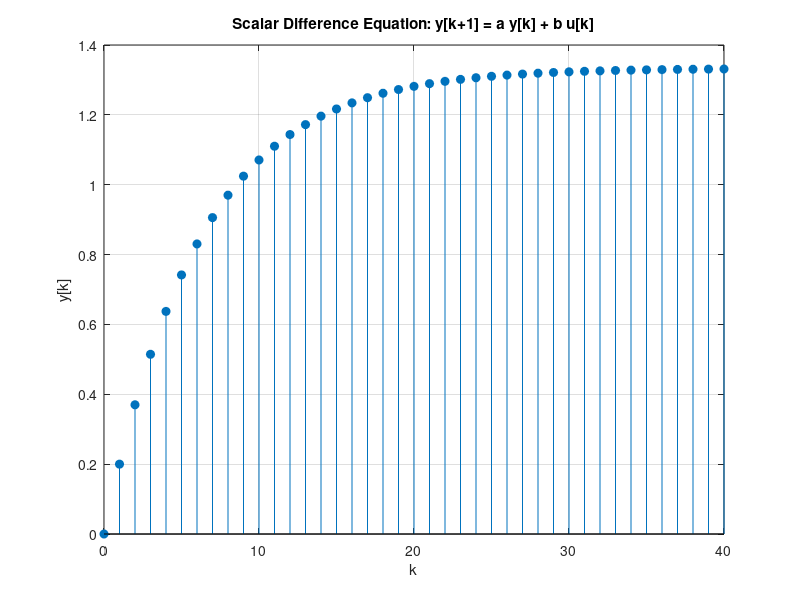
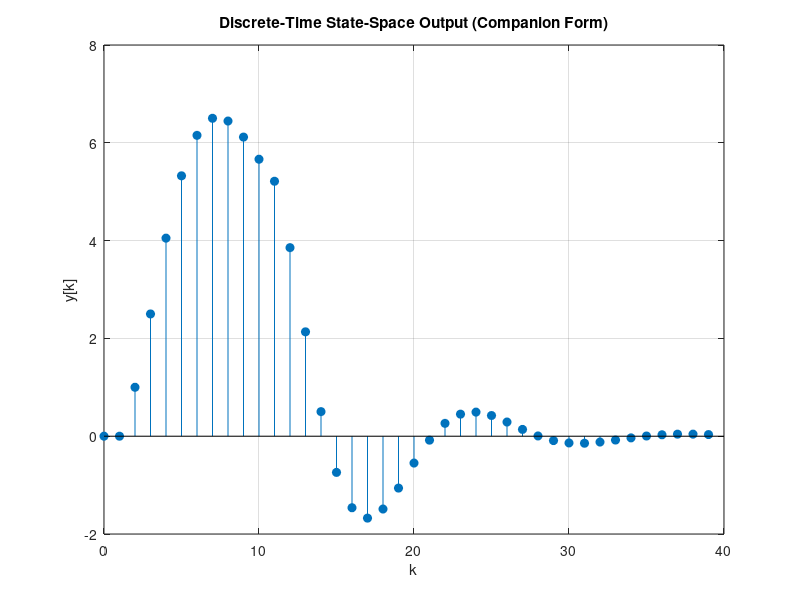

Write the MATLAB code that produced these figures, in order.
% Chapter16_Lesson2.m
% Difference Equations and Discrete-Time State-Space Models

clear; clc; close all;

%% Example 1: Scalar first-order difference equation
% y(k+1) = a*y(k) + b*u(k)
N = 40;
u1 = ones(1, N);
a = 0.85;
b = 0.2;
y = zeros(1, N+1);
y(1) = 0.0; % y(0)

for k = 1:N
    y(k+1) = a*y(k) + b*u1(k);
end

disp('Scalar recursion (first 10 samples, y(k))');
for k = 1:10
    fprintf('k=%2d, y=% .6f\n', k-1, y(k));
end

figure;
stem(0:N, y, 'filled');
grid on;
xlabel('k');
ylabel('y[k]');
title('Scalar Difference Equation: y[k+1] = a y[k] + b u[k]');

%% Example 2: Companion-form state-space
% y(k+2) - 1.5 y(k+1) + 0.7 y(k) = u(k)
% Let x(k) = [y(k+1); y(k)]
A = [1.5, -0.7;
     1.0,  0.0];
B = [1.0;
     0.0];
C = [0.0, 1.0];
D = 0.0;

u2 = zeros(1, N);
u2(1:10) = 1.0;  % finite pulse

nx = size(A,1);
X = zeros(nx, N+1);
Y = zeros(1, N);
x = [0.0; 0.0];

X(:,1) = x;
for k = 1:N
    Y(k) = C*x + D*u2(k);
    x = A*x + B*u2(k);
    X(:,k+1) = x;
end

disp('State-space output (first 10 samples)');
for k = 1:10
    fprintf('k=%2d, y=% .6f, x=[% .6f, % .6f]\n', k-1, Y(k), X(1,k), X(2,k));
end

figure;
stem(0:N-1, Y, 'filled');
grid on;
xlabel('k');
ylabel('y[k]');
title('Discrete-Time State-Space Output (Companion Form)');

%% Optional toolbox check (if Control System Toolbox is available)
% sysd = ss(A, B, C, D, 1); % sample time Ts = 1
% [y_toolbox, t_toolbox, x_toolbox] = lsim(sysd, u2, 0:N-1, [0;0]);
